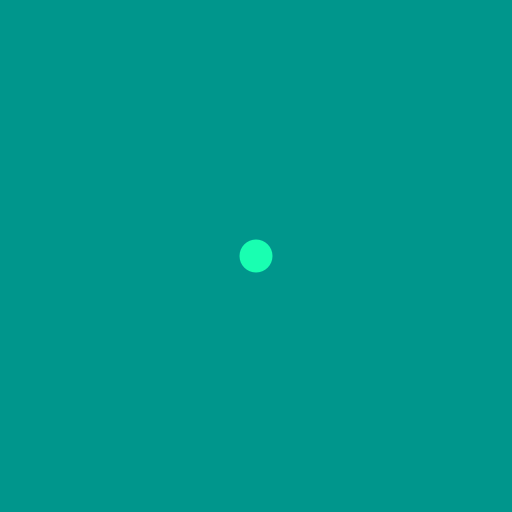
Frame 1 (no input)
Frame 60 (the mouse pressed at the canvas centre just before this capture): identical to frame 1, image omitted
Frame 120 (the mouse held since frame 60 and released just before this capture): identical to frame 1, image omitted

The Processing sketch that drew this single still picture (run headless with seeded random() and noise(); from frame 60 on, the mouse is pressed at the canvas centre):

// Processing sketch: Extracurricular04
// ── Extracurricular04.pde
PVector position, direction, velocity, gravity;
float acceleration = 200f;
float friction = 0.91f;
float maxSpeed = 400f;
int ballSize = 33;
boolean gravityOn = false;

float deltaTime;
long time;


void setup()
{
  size(512, 512);
  frameRate(30);
  time = millis();
  position = new PVector(width/2,height/2);
  gravity = new PVector(0, 100f);
  direction = new PVector();
  velocity = new PVector();
  ellipseMode(CENTER);
  noStroke();
}

void draw()
{
  background(0, 150, 140);
  fill(25, 255, 177);
  long currentTime = millis();
  deltaTime = (currentTime - time) * 0.001f;

  direction.normalize();

  wrapBall();

  if(gravityOn)
  {
    applyGravity();
  }

  calculateMovement();

  position.x += velocity.x * deltaTime;
  position.y += velocity.y * deltaTime;

  ellipse(position.x, position.y, ballSize, ballSize);

  time = currentTime;
}

void wrapBall()
{
  //Wrap ball from left to right or right to left.
  if(position.x > width)
  {
    position.x = 1;
  }
  if(position.x < 0)
  {
    position.x = width - 1;
  }

  //Makes the ball not move up or down from screen.
  if(!gravityOn && position.y > height)
  {
    position.y = height;
  }
  if(position.y < 0)
  {
    position.y = 1;
  }
}

void applyGravity()
{
  velocity.add(gravity);
  if(position.y  > height)
  {
    velocity.y *= -0.95;
  }
}

void calculateMovement()
{
  if(direction.x != 0)
  {
    velocity.x += direction.x * acceleration * deltaTime;
    if(abs(velocity.x) > maxSpeed)
    {
      velocity.x = maxSpeed * direction.x * deltaTime;
    }
  }
  else 
  {
    velocity.x *= friction;
  }

  if(direction.y != 0)
  {
    velocity.y += direction.y * acceleration * deltaTime;
    if(abs(velocity.y) > maxSpeed)
    {
      velocity.y = maxSpeed * direction.y * deltaTime;
    }
  }
  else
  {
    velocity.y *= friction;
  }
}

void keyPressed()
{
  if (keyCode == LEFT || key == 'a')
    direction.x = -1;
  else if (keyCode == RIGHT || key == 'd')
    direction.x = 1;

  if (keyCode == UP || key == 'w')
    direction.y = -1;
  else if (keyCode == DOWN || key == 's')
    direction.y = 1;

  if (key == 'g')
  {
    gravityOn = !gravityOn;
  }
}

void keyReleased()
{
   if (keyCode == LEFT || key == 'a')
    direction.x = 0;
  else if (keyCode == RIGHT || key == 'd')
    direction.x = 0;

  if (keyCode == UP || key == 'w')
    direction.y = 0;
  else if (keyCode == DOWN || key == 's')
    direction.y = 0;
}
